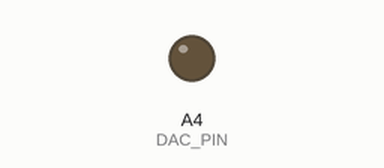
This sketch was run on a simulated Arduino Zero (SAMD21). On the bench: output pins drawn as LEDs (lit = HIGH). Random numbers use the default seed unless the sketch sets one; what the sketch prints to the serial monitor is not drawn.

Above: at 3.14 s.
At 36.96 s:
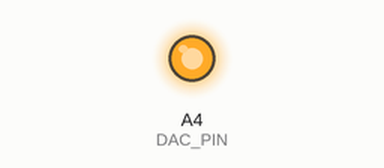
Timing chart, 0 to 37.3 s (numbered marks = the images above):
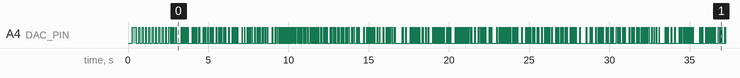

Measured:
- by itself, everything shown: repeats every 56.9 s, in 206 steps

The sketch:

st_pam.ino
```cpp
#include <Arduino.h>
#include <math.h>

#define DAC_PIN A4  // PA4
#define DAC_BITS 12
#define MAX_VALUE pow(2, DAC_BITS)
#define PAM_LEVELS 8
#define framerate 150
#define SC_PAM_K_PARAMETER 4
#define CALIBRATION_CYCLES 10
#define N_RANDOM_SYMBOLS 1250  //1250
#define N_ZEROS 10
#define N_ONES 10


float t_pulse = 4.0 / framerate * 1000;                         //in milliseconds
int numValues = 8;                                              // Number of values to generate
float base = 1.6;                                               // Base of the exponential function
float multiplier = MAX_VALUE / (pow(base, numValues - 1) - 1);  // Multiplier to scale the values
int exponentialValues[8];                                       // Array to store exponential values
int dacValue;
int random_index;
int transmission_no = 0;

void setup() {
  Serial.begin(115200);
  analogWriteResolution(DAC_BITS);
  //exponentialValues[0] = 0; // First value is set to 0
  for (int i = 0; i < numValues; i++) {
    float result = (pow(base, i) - 1) * multiplier;
    // Round the result to nearest integer
    int roundedResult = round(result);
    Serial.println(roundedResult);
    // Ensure the value doesn't exceed 12-bit limit
    if (roundedResult > 4095) {
      roundedResult = 4095;
    }
    exponentialValues[i] = roundedResult;
  }
}

void loop() {

  Serial.print("Transmission identifier: ");
  Serial.println(transmission_no);

  //ZEROS#define N_ZEROS 10
  for (int k = 0; k < N_ZEROS; k += 1) {
    analogWrite(DAC_PIN, 0);
    Serial.println(0);
    delay(t_pulse);
  }

  //ZEROS#define N_ONES 10
  for (int k = 0; k < N_ONES; k += 1) {
    dacValue = exponentialValues[7];
    analogWrite(DAC_PIN, dacValue);
    Serial.println(8);
    delay(t_pulse);
  }

  //CALIBRATION#define CALIBRATION_CYCLES 10
  for (int j = 0; j < CALIBRATION_CYCLES; j += 1) {
    for (int i = 0; i < PAM_LEVELS; i += 1) {
      //dacValue = i; // + pow(2,i);
      dacValue = exponentialValues[i];
      analogWrite(DAC_PIN, dacValue);
      Serial.println(i);
      delay(t_pulse);
    }
  }

  //DATA#define N_RANDOM_SYMBOLS 512

  // CP PAM (Othman Younus' Algorithm)
  for (int j = 0; j < N_RANDOM_SYMBOLS; j += 1) {
    random_index = random(PAM_LEVELS);
    dacValue = exponentialValues[random_index];
    analogWrite(DAC_PIN, dacValue);
    delay(t_pulse);
    Serial.println(random_index);
    dacValue = exponentialValues[PAM_LEVELS - random_index];
    analogWrite(DAC_PIN, dacValue);
    Serial.print(PAM_LEVELS - random_index);
    Serial.println("(SP)");
    delay(t_pulse);
  }

  /*
// CLASSIC PAM
for (int j = 0; j<N_RANDOM_SYMBOLS; j +=1){
  random_index = random(PAM_LEVELS);
  dacValue = exponentialValues[random_index];
  analogWrite(DAC_PIN, dacValue);
  delay(t_pulse);
  Serial.println(random_index);
}

// SC-PAM (Monica Figueiredo's Algorithm)
for (int j = 0; j<N_RANDOM_SYMBOLS; j +=1){
  for (int level = 0; level<2; level+=1){
    for (int k=0; k<SC_PAM_K_PARAMETER; k+=1){
      random_index = random(int(PAM_LEVELS/2));
      dacValue = exponentialValues[abs(PAM_LEVELS*level-random_index)];
      analogWrite(DAC_PIN, dacValue);
      Serial.print(random_index);
      if (level == 0) Serial.println("(low)");
      else Serial.println("(high)");
      delay(t_pulse);
    }
  }
}

// CP PAM (Othman Younus' Algorithm)
for (int j = 0; j<N_RANDOM_SYMBOLS; j +=1){
  random_index = random(PAM_LEVELS);
  dacValue = exponentialValues[random_index];
  analogWrite(DAC_PIN, dacValue);
  delay(t_pulse);
  Serial.println(random_index);
  dacValue = exponentialValues[PAM_LEVELS-random_index];
  analogWrite(DAC_PIN, dacValue);
  Serial.print(PAM_LEVELS-random_index);
  Serial.println("(SP)");
  delay(t_pulse);
}
*/
  transmission_no += 1;
}
```
